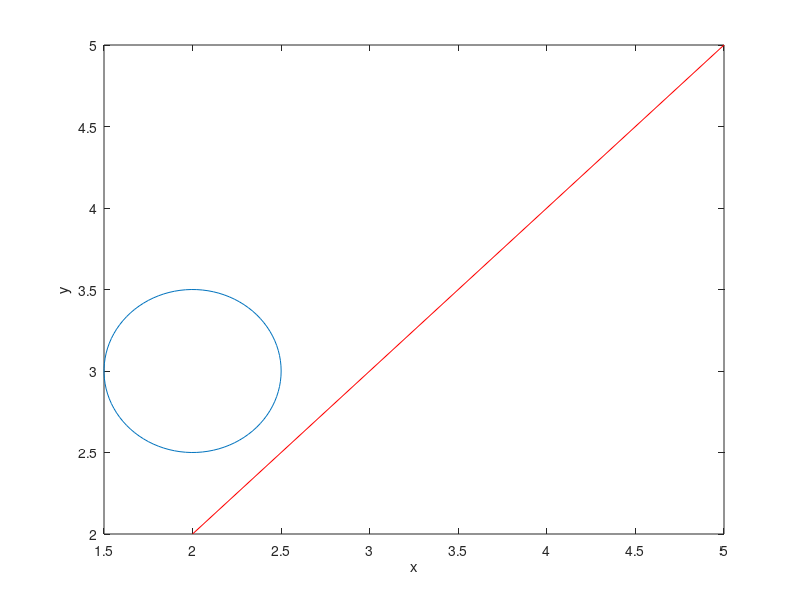

Reproduce this figure in MATLAB.
x2 = 5;
y2 = 5;
x1 = 2;
y1 = 2;

%function[ ] = plot_line( x1, y1, x2, y2 );
plot( [ x1, x2 ], [ y1, y2 ], 'r-' );
xlabel( 'x' );
ylabel( 'y' );

hold on;

a = 2;
b = 3;
r = 0.5;
t = linspace( 0, 2 * pi );
plot( r * cos( t ) + a, r * sin( t ) + b );